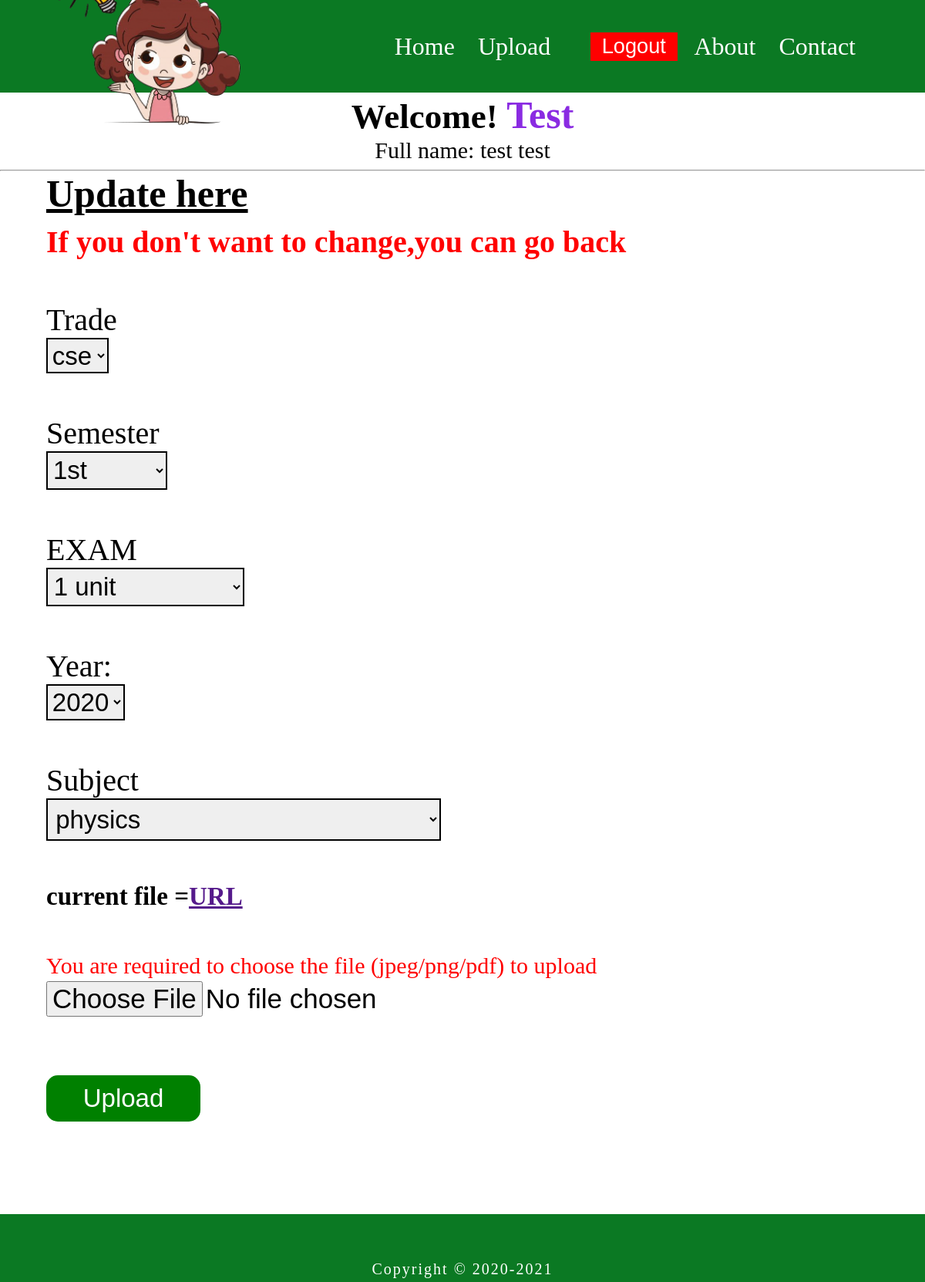
The app's page /detail/edit/4/ (signed in) with its own data.
### home/models.py (models this page shows, shortened)
class Question(models.Model):
    trade = models.CharField(max_length = 10)
    semester = models.CharField(max_length = 10)
    subject = models.CharField(max_length = 20)
    exam = models.CharField(max_length = 10)
    year_of_exm = models.CharField(max_length = 10)
    file = CloudinaryField(resource_type ='image',folder = 'questions_Qpaper')
    owner = models.ForeignKey(User, on_delete = models.CASCADE)
    date_published = models.DateTimeField()

### home/views.py (the view, shortened to what this page needs)
# urls.py: path('detail/edit/<int:pk>/',views.update,name = 'update'),
def update(r,pk):
    yr = Year.objects.all()
    to_update = Question.objects.get(id = pk) #get_object_or_404(Question,id = pk)
    if r.method == "GET":
        if   to_update.owner.id != r.user.id:
             print("You are not the user")
             return render(r, 'error.html')
        else:
          return render(r,'update.html',{'to_update':to_update,'sems':sem_choices,'trades':trade_choices,'exm':exm_choices,'yr':yr,'subject':subject_choices})

### account/emailbackend.py (called while the page is built)
    def get_user(self,user_id):
        try:
            return User.objects.get(pk = user_id)
        except User.DoesNotExist:
            return None

### home/templates/update.html (shortened to what this page needs)
{% extends 'base.html' %}
{% load static %}
{% block style%}
<link rel="stylesheet" href="{% static 'css/update-post.css' %}">
{% endblock %}
{% block content %}
<section id="update">
    <div class="update-container">
        <h2>Update here</h2>
        <h4>If you don't want to change,you can go back</h4>
        {% if request.user.id == to_update.owner.id %}
        <form action="{% url 'home:update' to_update.id %}" method="post" enctype="multipart/form-data">
        <div class="row-update">
            <div class="col">
                <label for="">Trade</label>
                <select class="" name="trade" required>
                  <option selected="true" > {{to_update.trade}}</option>
                </select>
            </div>
           <div class="col">
            <label for="">Semester</label>
            <select class="" name="sem" required>
                <option selected="true"> {{to_update.semester}}</option>
            </select>
           </div>
           <div class="col">
            <label for="">EXAM</label>
            <select class="" name="exm" required>
              <option selected="true" >{{to_update.exam}}</option>
            </select>
           </div>
           <div class="col">
            <label>Year:</label>
            <select name = "year_sec" required>
                <option selected = "true" >{{to_update.year_of_exm}}</option>
           </select>
           </div>
           <div class="col">
            <label for="">Subject</label>
            <select class="" name="sub_sec" required>
                <option selected="true" > {{to_update.subject}}</option>
            </select>
           </div>
           <div class="col">
              <h3>
                current file =<a href="{{to_update.file.url}}">URL</a>
              </h3>
           </div>
            <div class="col">
                <p>You are required to choose the file (jpeg/png/pdf) to upload</p>
                <input type="file" name="up" required value="{{to_update.file.url}}">
            </div>
           <div class="col btn-container">
            <button class="btn" type="submit" name="upload">Upload</button>
           </div>
          </form>
        {% else %}
        <h1>You are not authorised to access this page</h1>
        {% endif %}
        </div>
</section>
{% endblock %}

### home/templates/base.html (shortened to what this page needs)
<!DOCTYPE html>
{% load static %}
<html lang="en">
<head>
    <link rel="stylesheet" href="{% static 'css/base.css' %}">
    {% block style%}
    {% endblock %}
</head>
<body>
<header>
  <div class="header-container">
    <div class="logo-container">
      <a href="{% url 'home:home' %}"><img src="{% static 'images/logo.png' %}" alt="logo for qpaper mit "></a>
    </div>
    <nav class="navbar">
      <ul class="items">
        <li class="item"><a href="{% url 'home:home' %}">Home</a></li>
        {% if user.is_authenticated %}
        <li class="item"><a href="{% url 'home:upload' %}">Upload</a></li>
        <form class="lg-form" method="post" action="{% url 'account:logout_user' %}">
          <input class="item log-lg" type="submit" value="Logout">
      </form>
        {% else %}
        <li class="item"><a href="{% url 'account:signin_user' %}">Login</a></li>
        <li class="item"><a href="{% url 'account:signup_user' %}">Register</a></li>
        {% endif %}
        <li class="item"><a href="{% url 'home:aboutpage' %}">About</a></li>
        <li class="item"><a href="{% url 'home:contactme' %}">Contact</a></li>
      </ul>
    </nav>
  </div>
</header>
<section class="welcome">
  {% if user.is_authenticated %}
  <h3>Welcome!<span> {{user.username}}</span></h3>
    {% if user.first_name and  user.last_name %}
    <p>Full name: {{user.first_name}} {{user.last_name}}</p>
    {% else %}
    <p>Full name: No full name registered</p>
    {% endif %}
  {% else %}
  <h1>Login to share Questions and Answers</h1>
  {% endif %}
</section>
   <hr>
   {% block content %}
   {% endblock %}
<section id="footer">
<footer>
  <p>Copyright &copy 2020-2021</p>
</footer>
</section>
</body>
</html>

### static/css/base.css (style rules this page uses)
* { padding: 0; margin: 0; box-sizing: border-box; }
body { background-image: linear-gradient(90deg, white,grey,0.6); height: 100%; }
header { width: 100%; background-color: rgb(11, 121, 35); }
.header-container { width: 90%; height: 15vh; margin: auto; display: flex; justify-content: center; align-items: center; }
.logo-container,nav,.items,.menu { display: flex; }
.logo-container { flex: 1; align-items: center; justify-content: flex-start; }
.logo-container img { width: 160px; cursor: pointer; }
.navbar { display: none; justify-content: flex-end; flex: 2; align-items: center; justify-content: center; width: 100%; }
.items { width: 100%; list-style: none; justify-content: flex-end; }
.item { display: inline-block; margin-right: 30px; }
.item a { color: #000; text-decoration: none; font-size: 100%; }
.welcome { width: 100%; height: 100px; text-align: center; background-color: transparent; }
.welcome h3 { font-size: 45px; }
.welcome span { font-size: 50px; color: blueviolet; text-transform: capitalize; }
.welcome p { font-size: 30px; }
#footer { width: 100%; height: 8vh; background-color: rgb(11, 121, 35); margin-top: 45px; }
#footer footer { text-align: center; padding: 5% 0 0; margin-bottom: 0; }
#footer footer p { color: white; font-size: 20px; letter-spacing: 2px; }
@media screen and (min-width:999px) { .navbar { display: flex; } }
@media screen and (min-width:999px) { .logo-container img { width: 70%; } }
@media screen and (min-width:999px) { #footer { height: 11vh; } }
@media screen and (min-width:999px) { .navbar .items .item a { font-size: 2rem; color: #fff; font-weight: lighter; } }
@media screen and (min-width:999px) { .log-lg { height: 100%; width: 100%; background-color: red; color: #fff; font-size: 1.7rem; border: none; outline: none; } }
@media screen and (min-width:999px) { .lg-form { margin: 0 3%; } }

### static/css/update-post.css (style rules this page uses)
* { margin: 0; padding: 0; box-sizing: border-box; }
.row-update { height: 100%; display: flex; flex-direction: column; align-items: flex-start; justify-content: center; }
.col { margin-top: 5%; }
.col label { font-size: 40px; }
.col select { font-size:33px; text-transform: lowercase; padding: 1%; border: 2px solid black; }
.col h3 { font-size: 33px; }
.update-container h4 { font-size: 40px; color: red; }
.col p { font-size: 30px; color: red; margin-bottom: 3px; }
.col input[type='file'] { font-size: 35px; }
#update { width: 100%; height: 100%; position: relative; }
.update-container { width: 90%; height: 100%; margin: auto; }
.update-container h2 { font-size: 50px; margin-bottom: 10px; text-decoration: underline; }
.btn-container { margin-top: 7%; width: 200px; height: 60px; margin-bottom: 7%; }
.btn-container .btn { width: 100%; height: 100%; font-size: 33px; border-radius: 15px; color: #fff; background-color: green; border: none; outline: none; }

### records on screen
Question: trade "CSE", sem "1st", exm "1 unit", year_sec "2020", sub_sec "Physics"

### other values on screen
{{ user.username }} "Test"
{{ user.first_name }} "test"
{{ user.last_name }} "test"
